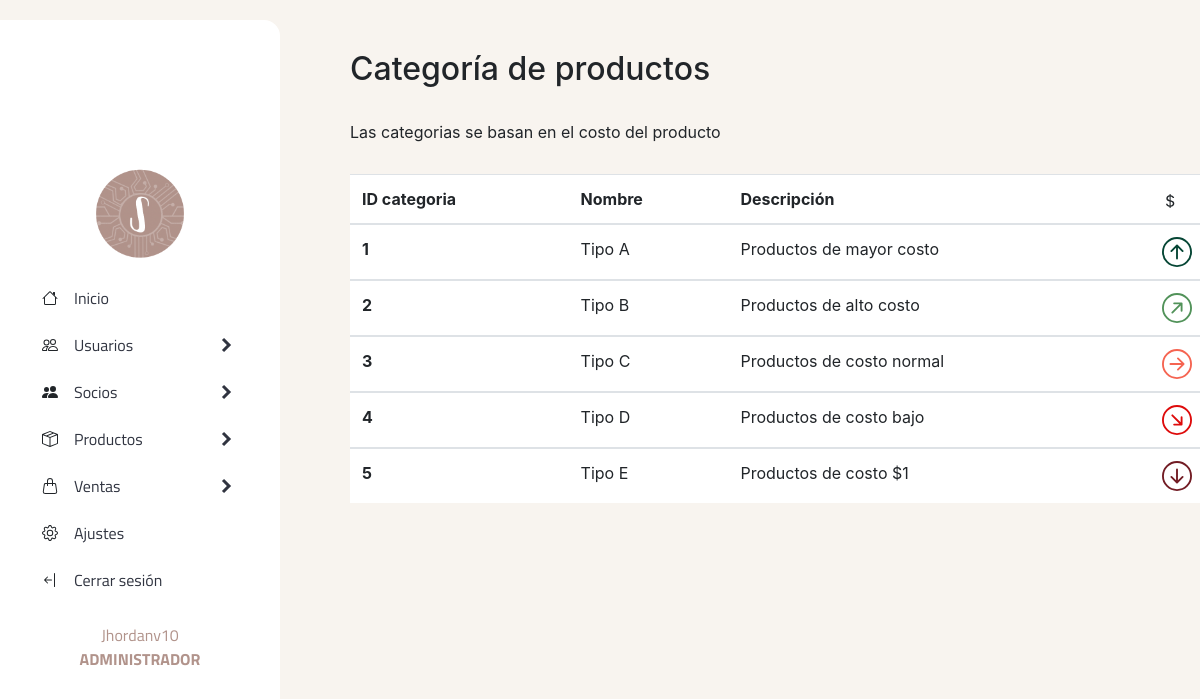
Screenshot of /sistema/productos/categoriaproductos.php (signed in) with the database file from the repository.
### tables this page shows
CREATE TABLE `categoria_productos` (
  `id_categoria` int(15) NOT NULL,
  `nombre_categoria` varchar(20) NOT NULL,
  `descripcion_categoria` varchar(155) NOT NULL
);

### sistema/productos/categoriaproductos.php (the view, shortened to what this page needs)
<!DOCTYPE html>
<html lang="en">
<head>
</head>
<body>
    <header>
        <?php include '../generales/headerapp.php' ?>
    </header>
    <section>
        <div>
            <h2 class="tittle-list">Categoría de productos</h2> <br>
            <p class="content-text">Las categorias se basan en el costo del producto</p>
        </div>
        <table class="table">
            <thead>
                <tr>
                    <th>ID categoria</th>
                    <th>Nombre</th>
                    <th>Descripción</th>
                    <th>
                    </th>
                </tr>
            </thead>
            <?php
            $query = mysqli_query($conn, "SELECT * FROM categoria_productos ORDER BY id_categoria
                ASC");
            $result = mysqli_num_rows($query);
            if ($result > 0) {
                while ($data = mysqli_fetch_array($query)) {
            ?>
                    <tbody>
                        <tr>
                            <th scope="row"> <?php echo $data["id_categoria"] ?> </th>
                            <td> <?php echo $data["nombre_categoria"] ?> </td>
                            <td> <?php echo $data["descripcion_categoria"] ?> </td>
                            <?php if ($data["id_categoria"] == 1) { ?>
                                <td>
                                </td>
                            <?php } else if ($data["id_categoria"] == 2) { ?>
                                <td>
                                </td>
                            <?php } else if ($data["id_categoria"] == 3) { ?>
                                <td>
                                </td>
                            <?php } else if ($data["id_categoria"] == 4) { ?>
                                <td>
                                </td>
                            <?php } else if ($data["id_categoria"] == 5) { ?>
                                <td>
                                </td>
                            <?php } ?>
                        </tr>
                <?php
                }
            }
                ?>
                    </tbody>
        </table>
    </section>
</body>
</html>

### sistema/generales/style_general.css (style rules this page uses)
section { background-color: #f8f4ef; height: 100vh; overflow-y: scroll; }
.tittle-list { padding: 50px 50px 0px 350px; }
table { margin-top: 30px; margin-left: 350px; max-width: 900px; background-color: #fff; }
.content-text { padding-left: 350px; }

### rows the page displays
categoria_productos: id_categoria "1", nombre_categoria "Tipo A", descripcion_categoria "Productos de mayor costo"
categoria_productos: id_categoria "2", nombre_categoria "Tipo B", descripcion_categoria "Productos de alto costo"
categoria_productos: id_categoria "3", nombre_categoria "Tipo C", descripcion_categoria "Productos de costo normal"
categoria_productos: id_categoria "4", nombre_categoria "Tipo D", descripcion_categoria "Productos de costo bajo"
categoria_productos: id_categoria "5", nombre_categoria "Tipo E", descripcion_categoria "Productos de costo $1"

### other values shown
$_SESSION['usuario'] "Jhordanv10"
$tipo_rol "ADMINISTRADOR"
